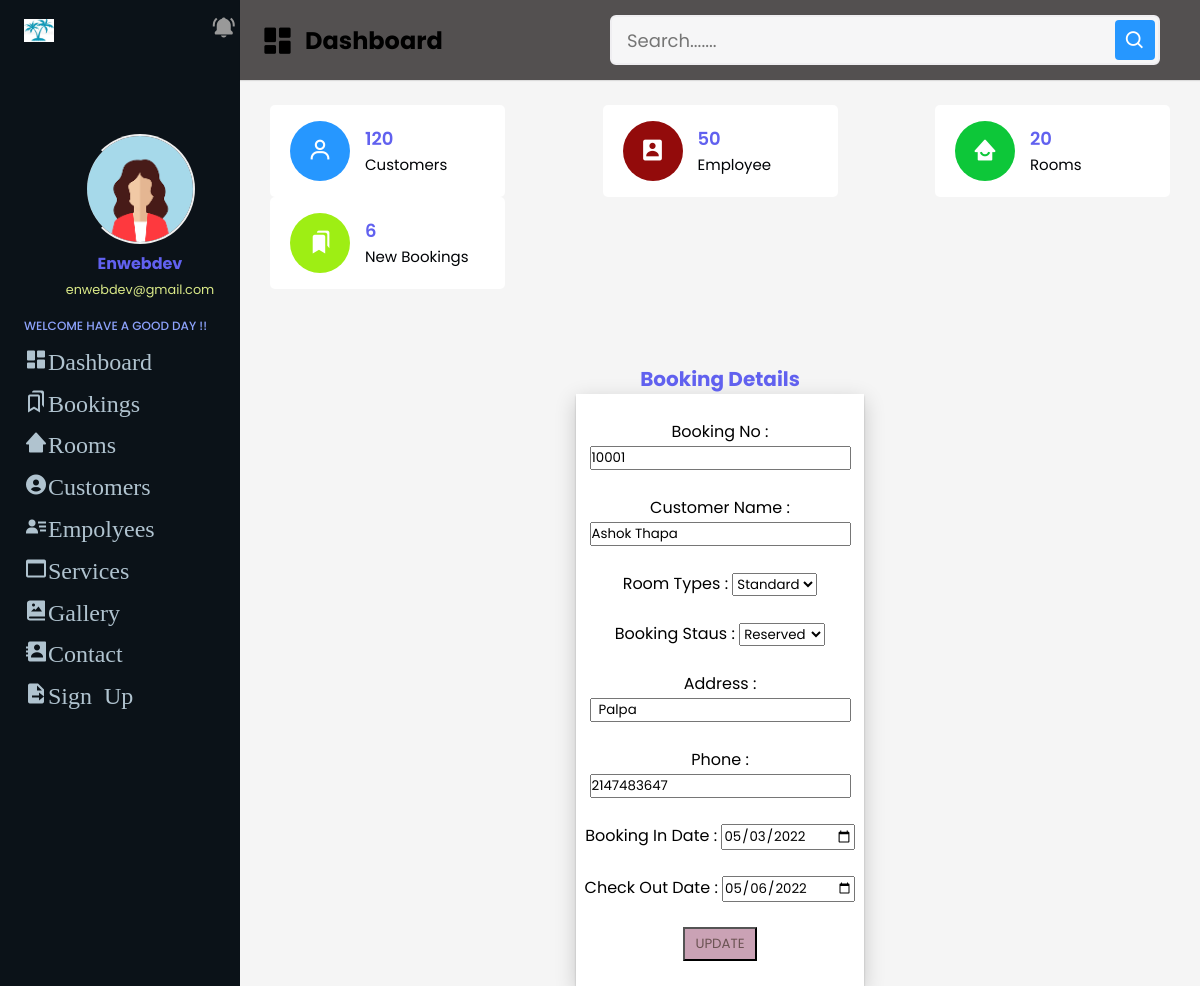
Screenshot of /admin/bupdate.php?b_id=10001 (signed in) with the database file from the repository.
### tables this page shows
CREATE TABLE `bookings` (
  `b_id` int(11) NOT NULL,
  `c_name` varchar(50) NOT NULL,
  `r_type` varchar(20) NOT NULL,
  `b_status` varchar(20) NOT NULL,
  `address` varchar(20) NOT NULL,
  `phone` int(11) NOT NULL,
  `booking_in_date` date NOT NULL,
  `check_out_date` date NOT NULL
);

### admin/bupdate.php (the view, shortened to what this page needs)
<?php
  require('inc/db_config.php');
  $b_id=$_GET['b_id'];
  $sql ="SELECT * FROM bookings WHERE b_id='$b_id'";
  $res= mysqli_query($con,$sql);
  $row=mysqli_fetch_array($res);
?>
<!DOCTYPE html>
 <html lang="en">
   <head>
    <?php
    require('inc/links.php')
    ?>
  </head>
  <body class="bg-light">
  <?php require('inc/header.php') ?>
<div class="content">
  <br><br><br>
           <center>
               <h3><u>Booking Details</u></h3>
               <form action="#" method="POST">
               <div class="row"><br>
                     <label for="b_id" >Booking No :</label>
                      <input value="<?php echo $row ['b_id']?>" type="number" name="b_id" placeholder="Your Booking Id..">  <br><br>
                      <label for="c_name" >Customer Name :</label>
                      <input type="text" value="<?php echo $row ['c_name']?>" name="c_name" placeholder="Your Full Name..">  <br><br>
                      <label for="r_type">Room Types :</label>
                      <select name="r_type" value="<?php echo $row ['r_type']?>" placeholder="Your Room Types...">
                              <option value="standard">Standard</option>
                        </select><br><br>
                        <label for="b_status">Booking Staus :</label>
                        <select name="b_status" value="<?php echo $row ['b_status']?>" placeholder="Your Booking Staus...">
                              <option value="standard">Reserved</option>
                        </select><br><br>
                      <label for="address">Address :</label>
                      <input type="text" value="<?php echo $row ['address']?>" name="address" placeholder="Your Address..">  <br><br>
                      <label for="phone">Phone :</label>
                      <input type="int" value="<?php echo $row ['phone']?>" name="phone" placeholder="Your Phone..">  <br><br>
                      <label for="booking_in_date">Booking In Date :</label>
                      <input type="date" value="<?php echo $row ['booking_in_date']?>" name="booking_in_date">  <br><br>
                      <label for="check_out_date">Check Out Date :</label>
                      <input type="date" value="<?php echo $row ['check_out_date']?>" name="check_out_date">  <br><br>
                       <input type="submit" class="btn btn-dark shadow-none text-center" name="update_btn" value="UPDATE"></input><br><br>
                   </div>
             </form>
           </center>
       </div>
  </body>
</html>

### admin/style.css (style rules this page uses)
:root { --main:orange; --bg:#0B1218; --bg-body:#131D28; }
* { margin: 0; padding: 0; text-decoration: none; list-style-type: none; box-sizing: border-box; font-family: 'Poppins' ,sans-serif; }
h3 { font-size: 20px; color: rgb(97, 97, 239); }
.btn { background:rgb(202, 162, 181); color: rgb(107, 83, 83); padding: 5px 10px; text-align: center; }

### admin/bupdate.php (style rules this page uses)
* { margin: 0; padding: 0; box-sizing: border-box; font-family: 'Poppins', sans-serif; }
.content .row { min-height: 60vh; width: 30%; flex: 5; background: white; margin: 10 25px 25px 25px; box-shadow: 0 2px 2px 0 rgba(0 , 0 ,0,0.2), 0 6px 20px 0 rgba(0,0,0,0.19); display: block; flex-direction: column; }

### rows the page displays
bookings: b_id "10001", c_name "Ashok Thapa", r_type "Standard", b_status "Reserved", address "Palpa", phone "2147483647", booking_in_date "05/03/2022", check_out_date "05/06/2022"
